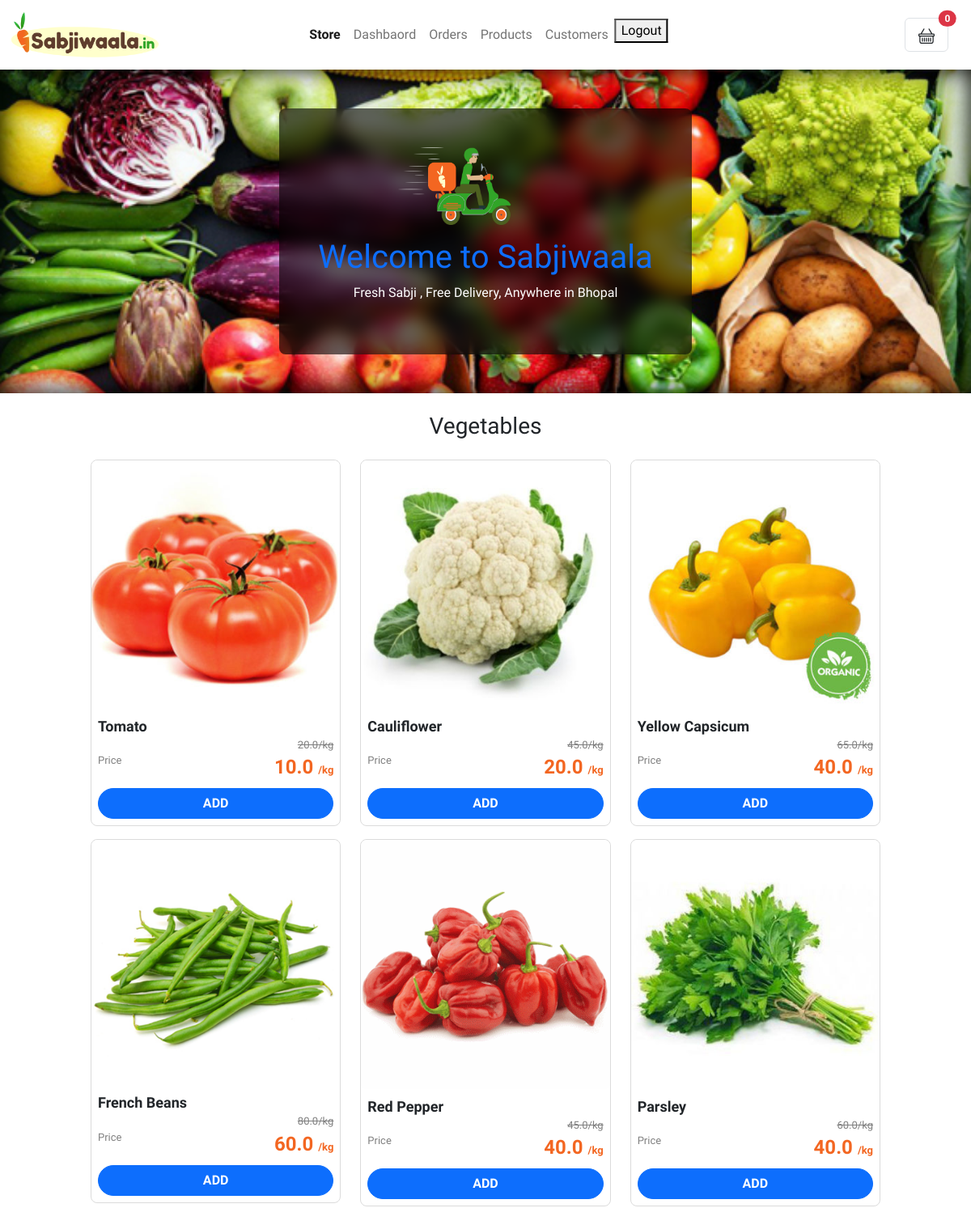
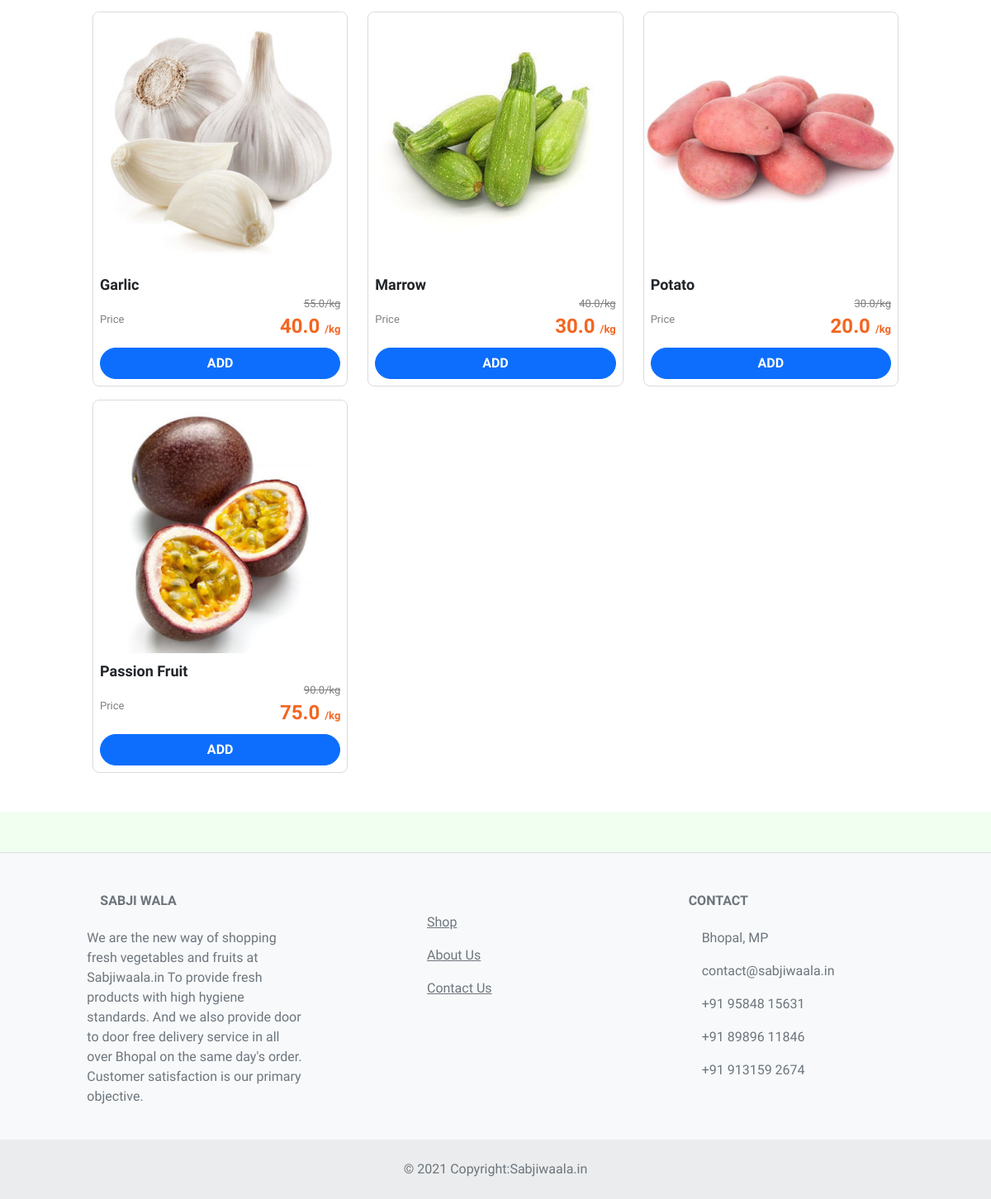
The app's page / (signed in) with its own data (2 pictures, top to bottom).
### main/models.py (models this page shows, shortened)
class Product(models.Model):
    CATEGORY = (
        ("Fruit","Fruit"),
        ("Vegetable","Vegetable"),
    )
    name = models.CharField(max_length=200, null=True)
    market_price = models.FloatField(null=True)
    shop_price = models.FloatField(null=True)
    category = models.CharField(max_length=200, null=True, choices=CATEGORY)
    date_created = models.DateTimeField(auto_now_add=True, null=True)
    pic = models.ImageField(upload_to='products',default = 'default.png', null=True,blank=True)
    tag = models.ManyToManyField(Tag,blank=True)
    visibilty = models.BooleanField(default=True,blank=True,null=True)
    class Meta:
        ordering = ['date_created']

### main/views.py (the view)
# urls.py: path('',views.home,name='main'),
def home(request):
    template_name = 'main/home.html'
    data = cartData(request)
    cardItems = data['cardItems']
    products = Product.objects.all().filter(visibilty=True).order_by('date_created')
    context ={
        "products":products,
        "cardItems":cardItems,
    }
    return render(request,template_name,context)

### main/utils.py (called while the page is built, shortened)
def cookieCart(request):
    try:
        cart = json.loads(request.COOKIES['cart'])
    except:
        cart = {}
    items = []
    order = {
        'get_cart_total':0,
        'get_cart_items':0,
    }
    cardItems = order['get_cart_items']
    count = 0
    return {'cardItems':cardItems,'order':order, 'items':items}

def cartData(request):
    cookieData = cookieCart(request)
    cardItems = cookieData['cardItems']
    order = cookieData['order']
    items = cookieData['items']
    return {'cardItems':cardItems,'order':order, 'items':items}

### main/templates/main/home.html (shortened to what this page needs)
{% extends 'main/main.html' %}
{% block content %}
{% load static %}
<body>
  <div class="banner  d-flex align-items-center justify-content-center border-box"
    style=" height: 400px;  box-shadow: inset 0 0 30px #000000;">
    <div class=" z-1030 position-absolute p-5  rounded-3 text-center mx-2"
      style=" background-color: rgba(0, 0, 0, 0.6); backdrop-filter: blur(10px)">
      <img src="{% static 'images/assets/delivery_boy.png' %}" class="deliveryboy mb-3" alt=""
        style="height: 6rem; transform: translateX(-20%);">
      <h1 class="text-primary"> Welcome to Sabjiwaala </h1>
      <p class="text-white">Fresh Sabji , Free Delivery, Anywhere in Bhopal</p>
    </div>
  </div>
  <div class="container" style="max-width: 1000px;">
    <div class="row text-center  mt-4 ">
      <h3>Vegetables</h3>
    </div>
    <div class="row mb-5 ">
      {% for product in products %}
      <div class="col-6 col-sm-6 col-md-4 col-lg-4 mt-3">
        <div class="container   rounded-3  p-0 " style="border: solid; border-color: rgb(219, 219, 219); border-width: 1px;">
          <img src="{{product.pic.url}}" class="card-img-top rounded-3" alt="...">
          <div class="card-body p-2">
            <p class="card-title" style="font-size: large;"><b>{{product.name}}</b></p>
            <div class="row  mb-2  ">
              <div class="col-12 text-end ">
                <p class="card-text text-decoration-line-through " style="color: gray; font-size: small;">{{product.market_price}}/kg</p>
              </div>
              <div class="col-4 ">
                <p class="card-text" style="color: gray; font-size: small; "><span class="align-bottom">Price</span>
                </p>
              </div>
              <div class="col-8 text-end ">
                <p class="card-text" style="color: #F36621; font-size: x-large;"><b>{{product.shop_price}} <span
                      style="font-size: small;">/kg</span></b></p>
              </div>
            </div>
            <div>
              <button data-product={{product.id}} data-action="add"
                  class="btn btn-primary rounded-pill w-100 update-cart" id="addbtn"><b>ADD</b>
              </button>
          </div>
          </div>
        </div>
      </div>
      {% endfor %}
    </div>
  </div>
</body>
<footer class="text-center text-lg-start bg-light text-muted mt-5">
  <section class="d-flex justify-content-center justify-content-lg-between p-4 border-bottom "
    style="background-color: honeydew;">
  </section>
  <section class="">
    <div class="container text-center text-md-start mt-5">
      <div class="row mt-3">
        <div class="col-md-3 col-lg-4 col-xl-3 mx-auto mb-4">
          <h6 class="text-uppercase fw-bold mb-4">
            Sabji wala
          </h6>
          <p>
            We are the new way of shopping fresh vegetables and fruits at Sabjiwaala.in To provide fresh products with high hygiene standards. And we also provide door to door free delivery service in all over Bhopal on the same day's order. Customer satisfaction is our primary objective.
          </p>
        </div>
        <div class="col-md-3 col-lg-2 col-xl-2 mx-auto mb-4">
          <p>
            <a href="/" class="text-reset">Shop</a>
          </p>
          <p>
            <a href="{% url 'main:about' %}" class="text-reset">About Us</a>
          </p>
          <p>
            <a href="{% url 'main:contact' %}" class="text-reset">Contact Us</a>
          </p>
        </div>
        <div class="col-md-4 col-lg-3 col-xl-3 mx-auto mb-md-0 mb-4">
          <h6 class="text-uppercase fw-bold mb-4">
            Contact
          </h6>
          <p> Bhopal, MP</p>
          <p>
            contact@sabjiwaala.in
          </p>
          <p> +91 95848 15631</p>
          <p> +91 89896 11846</p>
          <p> +91 913159 2674</p>
        </div>
      </div>
    </div>
  </section>
  <div class="text-center p-4" style="background-color: rgba(0, 0, 0, 0.05);">
    © 2021 Copyright:Sabjiwaala.in
  </div>
</footer>
{% endblock %}

### main/templates/main/main.html (style rules this page uses)
body { font-family: 'Work Sans', sans-serif; }

### records on screen
Product: pic (picture), name "Tomato", market_price "20.0", shop_price "10.0"
Product: pic (picture), name "Cauliflower", market_price "45.0", shop_price "20.0"
Product: pic (picture), name "Yellow Capsicum", market_price "65.0", shop_price "40.0"
Product: pic (picture), name "French Beans", market_price "80.0", shop_price "60.0"
Product: pic (picture), name "Red Pepper", market_price "45.0", shop_price "40.0"
Product: pic (picture), name "Parsley", market_price "60.0", shop_price "40.0"
Product: pic (picture), name "Garlic", market_price "55.0", shop_price "40.0"
Product: pic (picture), name "Marrow", market_price "40.0", shop_price "30.0"
Product: pic (picture), name "Potato", market_price "30.0", shop_price "20.0"
Product: pic (picture), name "Passion Fruit", market_price "90.0", shop_price "75.0"

### other values on screen
{{ cardItems }} "0"
